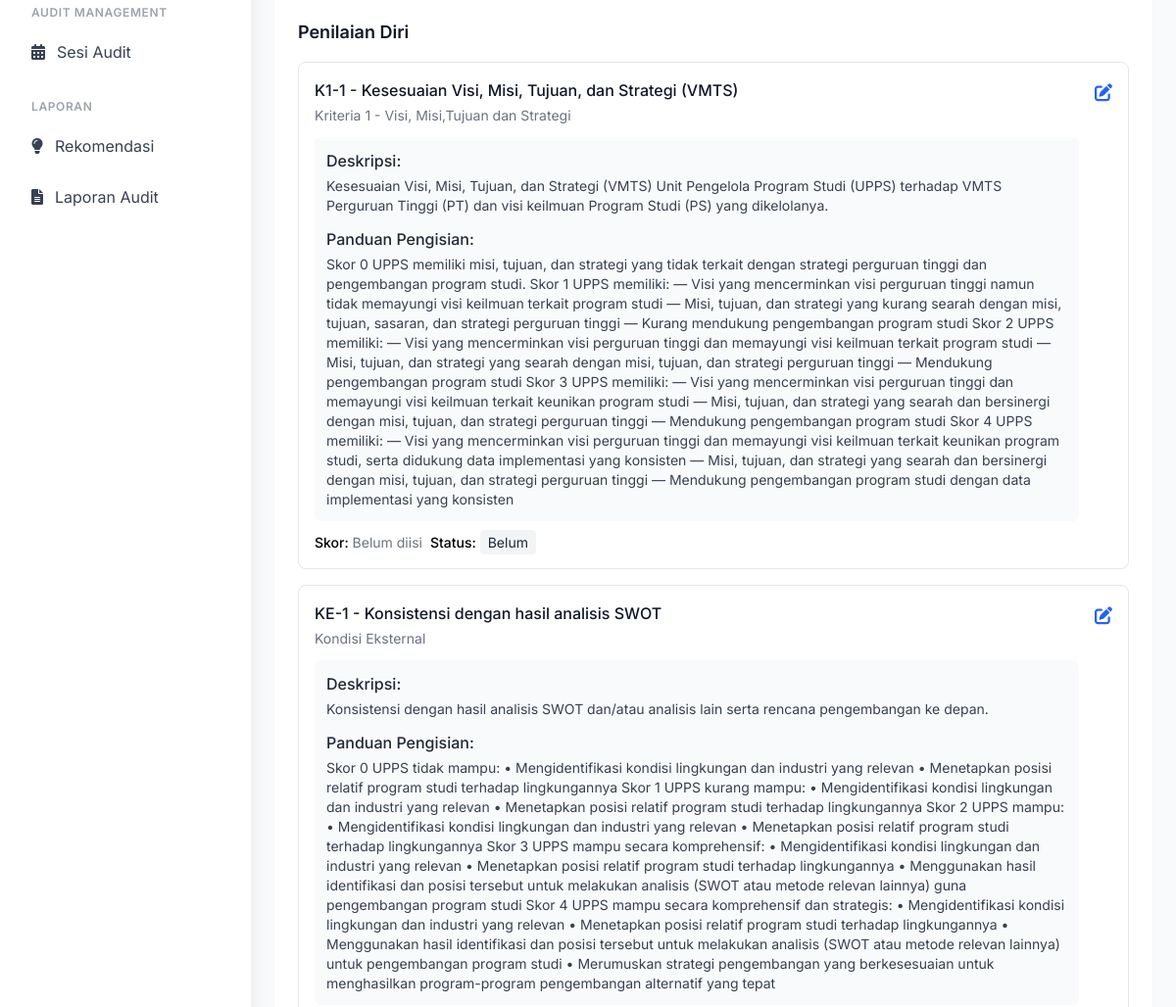
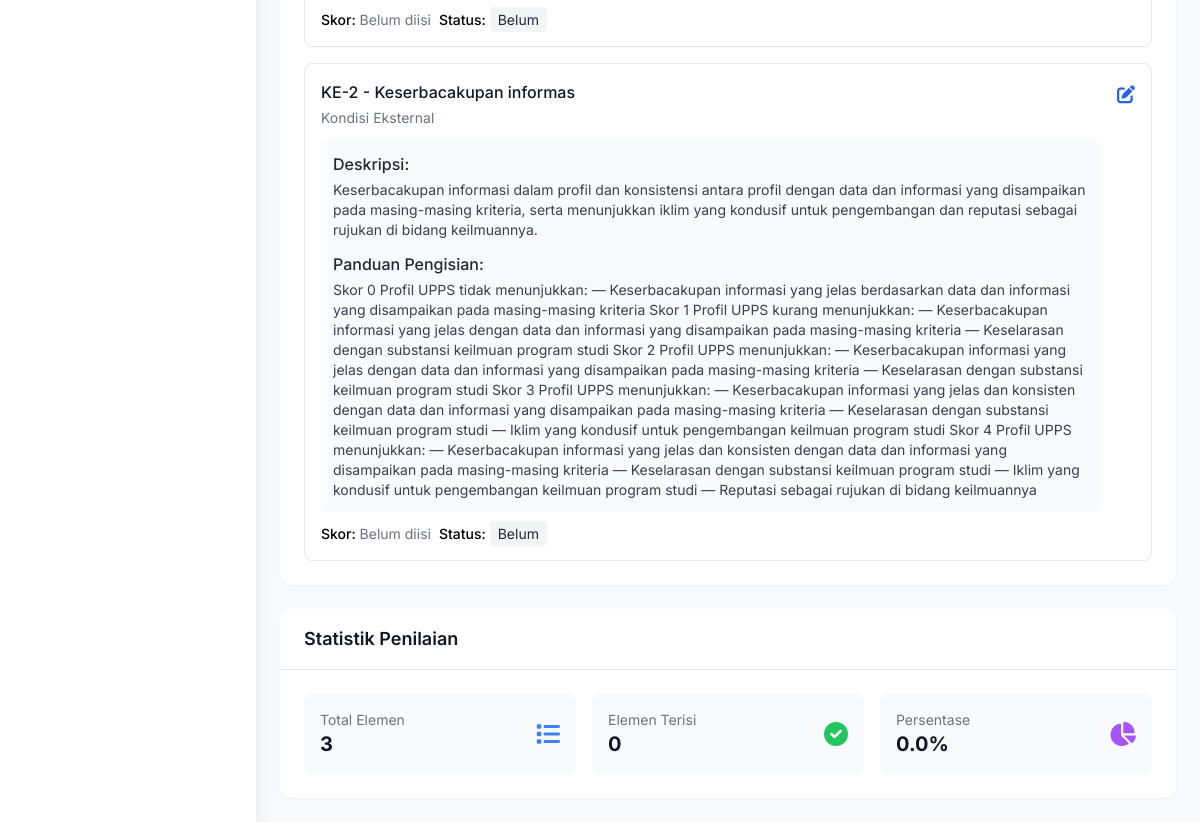
Page /audit-session/2/ (signed in, lower part) on the earlier database version (2 pictures, top to bottom).
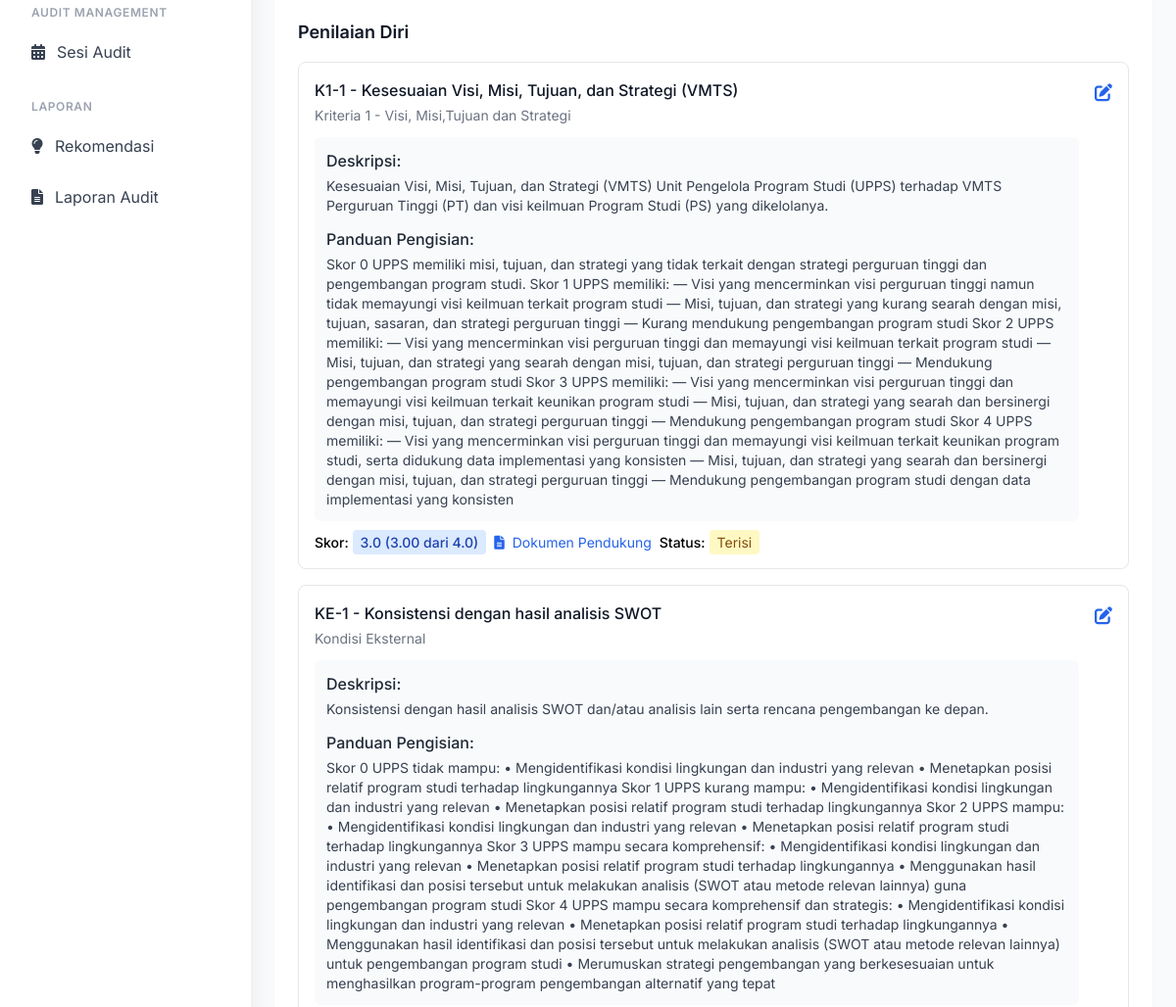
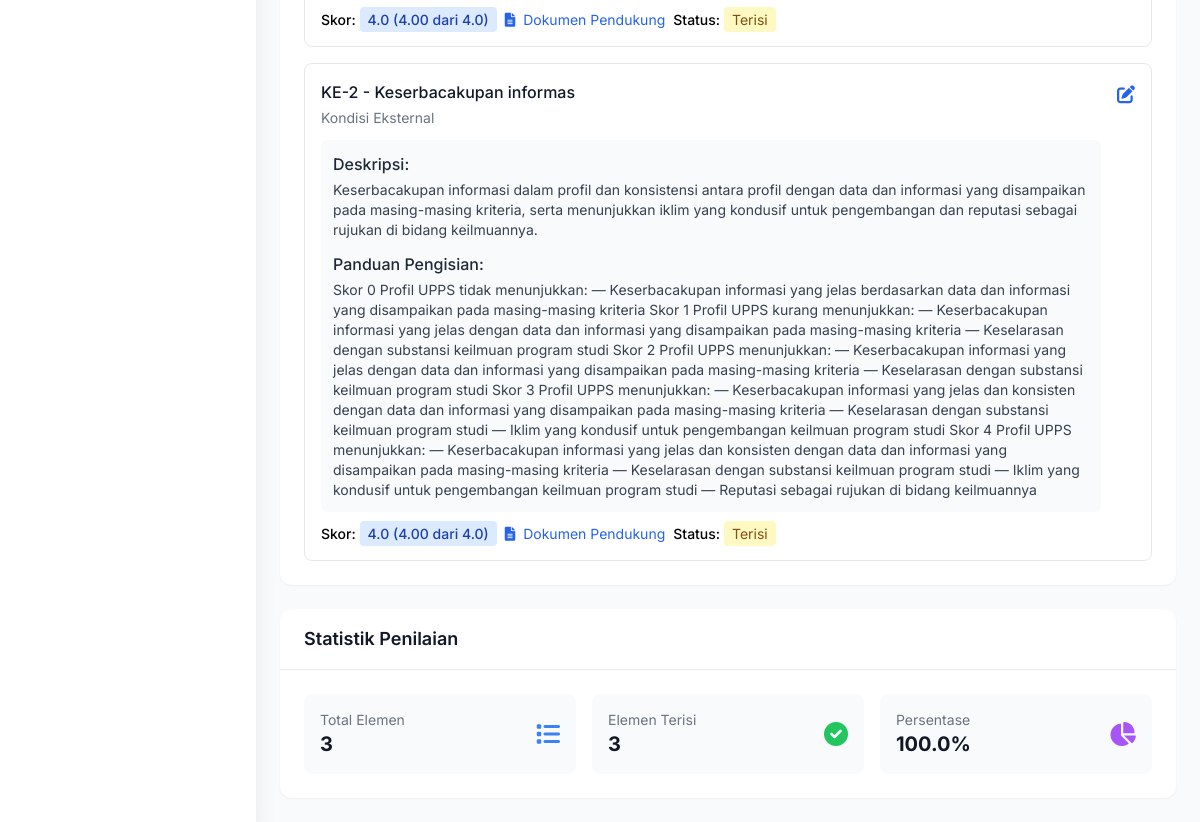
Same page on the later database version (2 pictures, top to bottom).
### ami/models.py (models this page shows, shortened)
class PenilaianDiri(models.Model):
    audit_session = models.ForeignKey(AuditSession, on_delete=models.CASCADE, related_name='penilaian_diri')
    elemen = models.ForeignKey(Elemen, on_delete=models.CASCADE, null=True)
    skor = models.FloatField(null=True, blank=True)
    bukti_dokumen = models.URLField(blank=True, null=True)  # Sudah menggunakan URLField
    komentar = models.TextField(blank=True, null=True)
    tanggal_penilaian = models.DateTimeField(auto_now_add=True)
    status = models.CharField(max_length=20, choices=[
        ('BELUM', 'Belum Dinilai'),
        ('TERISI', 'Sudah Terisi'),
        ('DIAJUKAN', 'Diajukan untuk Audit'),
    ], default='BELUM')
    class Meta:
        verbose_name = "Penilaian Diri"
        verbose_name_plural = "Penilaian Diri"
        unique_together = ['audit_session', 'elemen']
        ordering = ['elemen__kode']

class Elemen(models.Model):
    kriteria = models.ForeignKey(Kriteria, on_delete=models.CASCADE, related_name='elemen')
    kode = models.CharField(max_length=30)
    nama = models.CharField(max_length=255)
    deskripsi = models.TextField(blank=True, null=True)
    panduan = models.TextField(blank=True, null=True)
    skor_maksimal = models.FloatField(default=4.0)
    status = models.CharField(max_length=20, choices=[
        ('aktif', 'aktif'),
        ('tidak aktif', 'tidak aktif'),
    ], default='aktif')
    class Meta:
        verbose_name = "Elemen"
        verbose_name_plural = "Elemen"
        unique_together = ['kriteria', 'kode']
        ordering = ['kode']

class Kriteria(models.Model):
    lembaga_akreditasi = models.ForeignKey(LembagaAkreditasi, on_delete=models.CASCADE, related_name='kriteria')
    kode = models.CharField(max_length=30, null=True)
    nama = models.CharField(max_length=255)
    deskripsi = models.TextField(blank=True, null=True)
    status = models.CharField(max_length=20, choices=[
        ('aktif', 'aktif'),
        ('tidak aktif', 'tidak aktif'),
    ], default='aktif')
    class Meta:
        verbose_name = "Kriteria"
        verbose_name_plural = "Kriteria"
        unique_together = ['lembaga_akreditasi', 'kode']
        ordering = ['kode']

### ami/views.py (the view)
# urls.py: path('audit-session/<int:pk>/', views.audit_session_detail, name='audit_session_detail'),
@login_required
def audit_session_detail(request, pk):
    audit_session = get_object_or_404(AuditSession, pk=pk)
    audit_session.update_status()
    if not check_audit_session_permission(request.user, audit_session):
        return HttpResponseForbidden("Anda tidak memiliki izin untuk mengakses halaman ini.")
    lembaga = audit_session.program_studi.lembaga_akreditasi
    semua_elemen = Elemen.objects.filter(kriteria__lembaga_akreditasi=lembaga).order_by('kode')
    penilaian_diri_list = []
    for elemen in semua_elemen:
        penilaian, created = PenilaianDiri.objects.get_or_create(
            audit_session=audit_session,
            elemen=elemen,
            defaults={
                'status': 'BELUM'
            }
        )
        penilaian_diri_list.append(penilaian)
    total_indikator = len(penilaian_diri_list)
    indikator_terisi = sum(1 for p in penilaian_diri_list if p.skor is not None)
    persentase_terisi = (indikator_terisi / total_indikator * 100) if total_indikator > 0 else 0
    audit_items = Audit.objects.filter(
        penilaian_diri__in=penilaian_diri_list
    ).select_related(
        'auditor'
    )
    total_audit = audit_items.count()
    audit_selesai = audit_items.exclude(skor__isnull=True).count()
    persentase_audit = (audit_selesai / total_audit * 100) if total_audit > 0 else 0
    context = {
        'audit_session': audit_session,
        'penilaian_diri': penilaian_diri_list,
        'audit_items': audit_items,
        'total_indikator': total_indikator,
        'indikator_terisi': indikator_terisi,
        'persentase_terisi': persentase_terisi,
        'total_audit': total_audit,
        'audit_selesai': audit_selesai,
        'persentase_audit': persentase_audit,
    }
    return render(request, 'ami/audit_session_detail.html', context)

### ami/views.py (called while the page is built)
def get_user_program_studi(user):
    try:
        return user.programstudi
    except AttributeError:
        return None

def get_user_auditor(user):
    try:
        return user.auditor
    except AttributeError:
        return None

def check_audit_session_permission(user, audit_session):
    if user.is_superuser:
        return True
    if get_user_program_studi(user) == audit_session.program_studi:
        return True
    user_auditor = get_user_auditor(user)
    if user_auditor:
        return (user_auditor == audit_session.auditor_ketua or
                user_auditor in audit_session.auditor_anggota.all())
    return False

### templates/ami/audit_session_detail.html (shortened to what this page needs)
{% extends 'base.html' %}
{% load static %}
{% block content %}
<div class="p-4 lg:p-6">
    <div class="bg-white rounded-xl shadow-sm overflow-hidden mb-4 lg:mb-6">
        <div class="p-4 lg:p-6">
            <h3 class="text-lg font-semibold text-gray-900 mb-4">Penilaian Diri</h3>
            <div class="space-y-4">
               {% for penilaian in penilaian_diri %}
<div class="border rounded-lg p-4 hover:bg-gray-50 transition-colors">
    <div class="flex flex-col lg:flex-row lg:justify-between lg:items-start">
        <div class="lg:mr-4 mb-2 lg:mb-0">
            <h4 class="font-medium text-gray-900">{{ penilaian.elemen.kode }} - {{ penilaian.elemen.nama }}</h4>
            <p class="text-sm text-gray-500 mt-1">{{ penilaian.elemen.kriteria.nama }}</p>
            <div class="mt-3 bg-gray-50 p-3 rounded-md">
                <h5 class="font-medium text-gray-800 mb-1">Deskripsi:</h5>
                <p class="text-sm text-gray-700">{{ penilaian.elemen.deskripsi }}</p>
                <h5 class="font-medium text-gray-800 mt-3 mb-1">Panduan Pengisian:</h5>
                <div class="text-sm text-gray-700 prose max-w-none">
                    {{ penilaian.elemen.panduan|safe }}
                </div>
            </div>
            <div class="mt-3 flex flex-wrap items-center space-x-2">
                <span class="text-sm">
                    <span class="font-medium">Skor:</span>
                    {% if penilaian.skor is not None %}
                    <span class="px-2 py-1 bg-blue-100 text-blue-800 rounded text-sm font-medium">
                        {{ penilaian.skor }} ({{ penilaian.skor|floatformat:2 }} dari {{ penilaian.elemen.skor_maksimal }})
                    </span>
                    {% else %}
                    <span class="text-gray-500">Belum diisi</span>
                    {% endif %}
                </span>
                {% if penilaian.bukti_dokumen %}
                <span class="text-sm">
                    <a href="{{ penilaian.bukti_dokumen }}" target="_blank" class="text-blue-600 hover:text-blue-800">
                        <i class="fas fa-file-alt mr-1"></i> Dokumen Pendukung
                    </a>
                </span>
                {% endif %}
                <span class="text-sm">
                    <span class="font-medium">Status:</span>
                    {% if penilaian.status == 'DIAJUKAN' %}
                    <span class="px-2 py-1 bg-green-100 text-green-800 rounded text-sm">Diajukan</span>
                    {% elif penilaian.status == 'TERISI' %}
                    <span class="px-2 py-1 bg-yellow-100 text-yellow-800 rounded text-sm">Terisi</span>
                    {% else %}
                    <span class="px-2 py-1 bg-gray-100 text-gray-800 rounded text-sm">Belum</span>
                    {% endif %}
                </span>
            </div>
        </div>
        <div class="flex space-x-2 mt-2 lg:mt-0">
            {% if audit_session.status == 'DRAFT' or audit_session.status == 'PENILAIAN_MANDIRI' %}
            <a href="{% url 'ami:penilaian_diri_update' penilaian.id %}" class="text-blue-600 hover:text-blue-900">
                <i class="fas fa-edit text-lg"></i>
            </a>
            {% endif %}
        </div>
    </div>
</div>
{% endfor %}
            </div>
        </div>
    </div>
    <div class="bg-white rounded-xl shadow-sm overflow-hidden">
        <div class="px-4 lg:px-6 py-4 border-b border-gray-200">
            <h3 class="text-lg font-semibold text-gray-900">Statistik Penilaian</h3>
        </div>
        <div class="p-4 lg:p-6">
            <div class="grid grid-cols-1 md:grid-cols-3 gap-4">
                <div class="flex items-center justify-between p-4 bg-gray-50 rounded-lg">
                    <div>
                        <p class="text-sm text-gray-500">Total Elemen</p>
                        <p class="text-xl font-bold text-gray-900">{{ total_indikator }}</p>
                    </div>
                    <i class="fas fa-list text-2xl text-blue-500"></i>
                </div>
                <div class="flex items-center justify-between p-4 bg-gray-50 rounded-lg">
                    <div>
                        <p class="text-sm text-gray-500">Elemen Terisi</p>
                        <p class="text-xl font-bold text-gray-900">{{ indikator_terisi }}</p>
                    </div>
                    <i class="fas fa-check-circle text-2xl text-green-500"></i>
                </div>
                <div class="flex items-center justify-between p-4 bg-gray-50 rounded-lg">
                    <div>
                        <p class="text-sm text-gray-500">Persentase</p>
                        <p class="text-xl font-bold text-gray-900">{{ persentase_terisi|floatformat:1 }}%</p>
                    </div>
                    <i class="fas fa-chart-pie text-2xl text-purple-500"></i>
                </div>
            </div>
        </div>
    </div>
</div>
{% endblock %}

### templates/base.html (shortened to what this page needs)
<!DOCTYPE html>
<html lang="id">
<head>
    <script src="https://cdn.tailwindcss.com"></script>
    <link href="https://cdnjs.cloudflare.com/ajax/libs/font-awesome/6.0.0/css/all.min.css" rel="stylesheet">
    <link href="https://cdn.jsdelivr.net/npm/select2@4.1.0-rc.0/dist/css/select2.min.css" rel="stylesheet" />
    <link href="https://cdn.jsdelivr.net/npm/select2-bootstrap-5-theme@1.3.0/dist/select2-bootstrap-5-theme.min.css" rel="stylesheet" />
</head>
<body class="bg-gray-50">
    <div class="fixed inset-y-0 left-0 z-50 w-64 bg-white shadow-xl transform transition-transform duration-300 ease-in-out lg:translate-x-0 -translate-x-full flex flex-col" id="sidebar">
        <nav class="flex-1 overflow-y-auto mt-8 px-4 pb-4">
            <div class="space-y-2">
                <div class="pt-4">
                    <p class="px-4 text-xs font-semibold text-gray-400 uppercase tracking-wider">Audit Management</p>
                    <div class="mt-2 space-y-1">
                        <a href="{% url 'ami:audit_session_list' %}" class="sidebar-item flex items-center px-4 py-3 text-gray-700 rounded-lg transition-all duration-200 {% if request.resolver_match.url_name == 'audit_session_list' %}bg-blue-50 text-blue-600{% else %}hover:bg-gray-50{% endif %}">
                            <i class="fas fa-calendar-alt mr-3"></i>
                            <span>Sesi Audit</span>
                        </a>
                    </div>
                </div>
                <div class="pt-4">
                    <p class="px-4 text-xs font-semibold text-gray-400 uppercase tracking-wider">Laporan</p>
                    <div class="mt-2 space-y-1">
                        <a href="#" class="sidebar-item flex items-center px-4 py-3 text-gray-700 rounded-lg transition-all duration-200 hover:bg-gray-50">
                            <i class="fas fa-lightbulb mr-3"></i>
                            <span>Rekomendasi</span>
                        </a>
                        <a href="{% url 'ami:audit_session_list' %}" class="sidebar-item flex items-center px-4 py-3 text-gray-700 rounded-lg transition-all duration-200 {% if request.resolver_match.url_name == 'audit_session_list' %}bg-blue-50 text-blue-600{% else %}hover:bg-gray-50{% endif %}">
                            <i class="fas fa-file-alt mr-3"></i>
                            <span>Laporan Audit</span>
                        </a>
                    </div>
                </div>
            </div>
        </nav>
    </div>
    <div class="lg:ml-64 flex flex-col min-h-screen">
        {% block content %}{% endblock %}
    </div>
</body>
</html>

### templates/base.html (style rules this page uses)
body { font-family: 'Inter', sans-serif; }

Differences in the rows shown:
changed PenilaianDiri "Kesesuaian Visi, Misi, Tujuan, dan Strategi (VMTS)": skor (not shown) → "3.0"; skor (not shown) → "3.00"; elemen.skor_maksimal (not shown) → "4.0"; skor "Belum diisi" → "( dari )"; status "Belum" → "Terisi"
changed PenilaianDiri "KE-1": skor (not shown) → "4.0"; skor (not shown) → "4.00"; elemen.skor_maksimal (not shown) → "4.0"; skor "Belum diisi" → "( dari )"; status "Belum" → "Terisi"
changed PenilaianDiri "KE-2": skor (not shown) → "4.0"; skor (not shown) → "4.00"; elemen.skor_maksimal (not shown) → "4.0"; skor "Belum diisi" → "( dari )"; status "Belum" → "Terisi"
Other differences:
{{ indikator_terisi }}: "0" → "3"
{{ persentase_terisi|floatformat:1 }}: "0.0" → "100.0"
